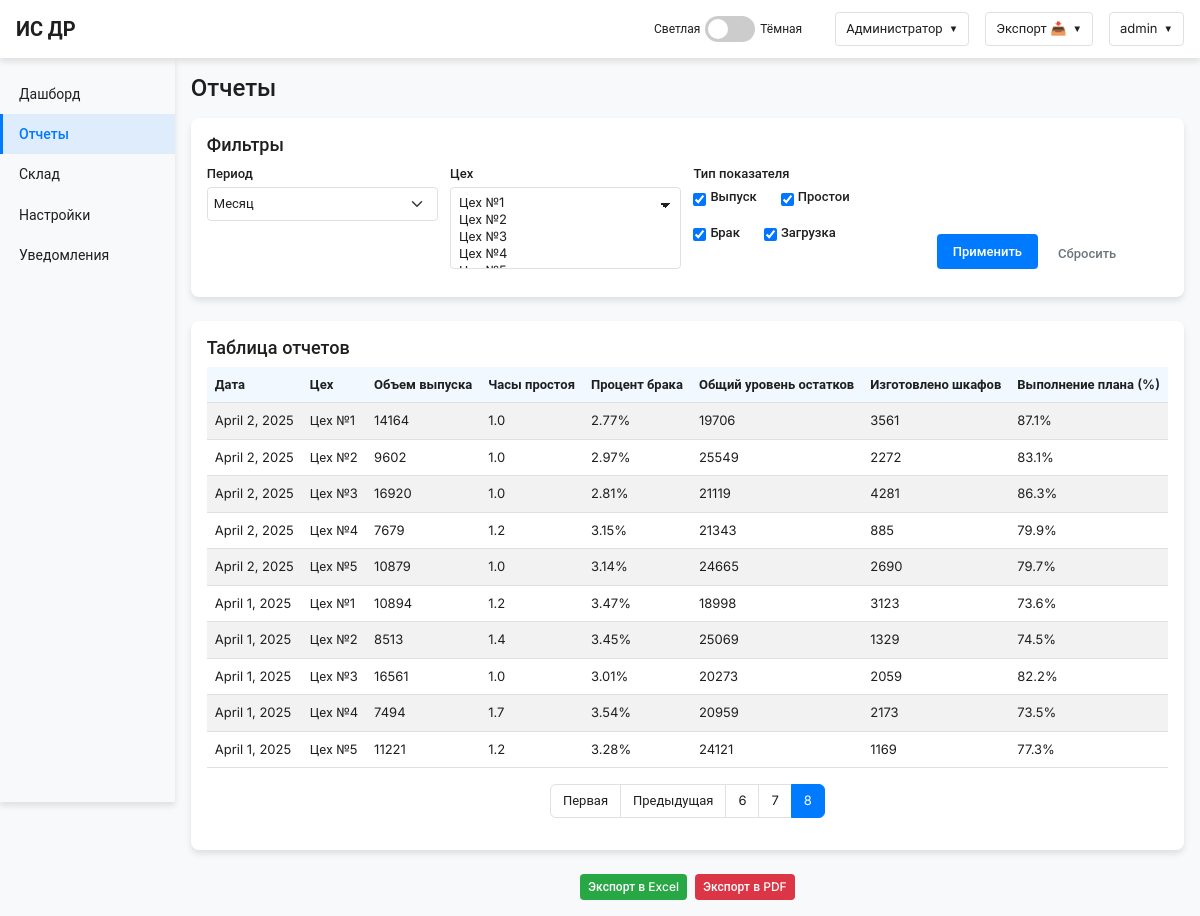
The page /reports/?page=8 (signed in) on the database its author committed.
### backend/dashboard/models.py (models this page shows, shortened)
class KPIRecord(models.Model):
    shop = models.ForeignKey(Shop, on_delete=models.CASCADE, verbose_name="Цех")
    date = models.DateField(verbose_name="Дата")
    output = models.IntegerField(verbose_name="Объем выпуска")
    downtime_hours = models.FloatField(verbose_name="Часы простоя")
    defect_rate = models.FloatField(verbose_name="Процент брака")
    equipment_load = models.FloatField(verbose_name="Загрузка оборудования (%)")
    inventory_level = models.IntegerField(verbose_name="Общий уровень остатков на складе (ед.)", default=0)
    dse_volume = models.IntegerField(verbose_name="Объем ДСЕ", default=0)
    cabinets_produced = models.IntegerField(verbose_name="Изготовлено шкафов", default=0)
    plan_completion = models.FloatField(verbose_name="Выполнение плана (%)", default=0.0)
    quality_index = models.FloatField(verbose_name="Индекс качества (%)", default=0.0)
    productivity_index = models.FloatField(verbose_name="Индекс производительности (%)", default=0.0)
    energy_consumption = models.FloatField(verbose_name="Потребление энергии (кВт·ч)", default=0.0)
    material_utilization = models.FloatField(verbose_name="Использование материалов (%)", default=0.0)
    class Meta:
        verbose_name = "Запись KPI"
        verbose_name_plural = "Записи KPI"

class Shop(models.Model):
    name = models.CharField(max_length=100, verbose_name="Название цеха")
    class Meta:
        verbose_name = "Цех"
        verbose_name_plural = "Цеха"

### backend/dashboard/views.py (the view)
# urls.py: path('reports/', views.reports, name='reports'),
@login_required
def reports(request):
    from django.core.paginator import Paginator
    from datetime import datetime, timedelta
    period = request.GET.get('period', 'month')  # day, week, month, quarter, year
    shop_ids = request.GET.getlist('shop', [])  # список ID цехов
    indicators = request.GET.getlist('indicator', ['output', 'downtime', 'defect', 'load'])  # типы показателей
    page_number = request.GET.get('page', 1)  # номер страницы для пагинации
    shops = Shop.objects.all()
    if shop_ids:
        shops = shops.filter(id__in=shop_ids)
    max_date = KPIRecord.objects.order_by('-date').first().date if KPIRecord.objects.exists() else datetime.now().date()
    if period == 'day':
        start_date = max_date
    elif period == 'week':
        start_date = max_date - timedelta(days=7)
    elif period == 'month':
        start_date = max_date - timedelta(days=30)
    elif period == 'quarter':
        start_date = max_date - timedelta(days=90)
    elif period == 'year':
        start_date = max_date - timedelta(days=365)
    else:
        start_date = max_date - timedelta(days=30)  # по умолчанию месяц
    kpi_records = KPIRecord.objects.filter(
        date__gte=start_date
    ).select_related('shop')
    if shop_ids:
        kpi_records = kpi_records.filter(shop_id__in=shop_ids)
    kpi_records = kpi_records.order_by('-date', 'shop__name')
    paginator = Paginator(kpi_records, 20)  # 20 записей на страницу
    page_obj = paginator.get_page(page_number)
    context = {
        'page_obj': page_obj,
        'shops': shops,
        'selected_period': period,
        'selected_shops': [int(id) for id in shop_ids if id.isdigit()],
        'selected_indicators': indicators,
    }
    return render(request, 'reports.html', context)

### frontend/templates/reports.html (shortened to what this page needs)
{% extends "base.html" %}
{% block content %}
    <h1>Отчеты</h1>
    <div class="filters">
        <h3>Фильтры</h3>
        <form id="filterForm" method="get">
            <div class="filter-row">
                <div class="filter-group">
                    <label for="period">Период</label>
                    <select class="form-select" id="period" name="period">
                        <option value="month" {% if selected_period == 'month' %}selected{% endif %}>Месяц</option>
                    </select>
                </div>
                <div class="filter-group">
                    <label for="shop">Цех</label>
                    <select class="form-select" id="shop" name="shop" multiple>
                        {% for shop in shops %}
                            <option value="{{ shop.id }}" {% if shop.id in selected_shops %}selected{% endif %}>{{ shop.name }}</option>
                        {% endfor %}
                    </select>
                </div>
                <div class="filter-group">
                    <label>Тип показателя</label>
                    <div class="filter-checkboxes">
                        <div class="filter-checkbox">
                            <input type="checkbox" id="output" name="indicator" value="output" {% if 'output' in selected_indicators or selected_indicators|length == 0 %}checked{% endif %}>
                            <label for="output">Выпуск</label>
                        </div>
                        <div class="filter-checkbox">
                            <input type="checkbox" id="downtime" name="indicator" value="downtime" {% if 'downtime' in selected_indicators or selected_indicators|length == 0 %}checked{% endif %}>
                            <label for="downtime">Простои</label>
                        </div>
                        <div class="filter-checkbox">
                            <input type="checkbox" id="defect" name="indicator" value="defect" {% if 'defect' in selected_indicators or selected_indicators|length == 0 %}checked{% endif %}>
                            <label for="defect">Брак</label>
                        </div>
                        <div class="filter-checkbox">
                            <input type="checkbox" id="load" name="indicator" value="load" {% if 'load' in selected_indicators or selected_indicators|length == 0 %}checked{% endif %}>
                            <label for="load">Загрузка</label>
                        </div>
                    </div>
                </div>
                <div class="filter-group d-flex align-items-end">
                    <button type="submit" class="apply-button me-2">
                        Применить
                    </button>
                    <button type="button" class="btn btn-outline-secondary" id="resetFilters">
                        Сбросить
                    </button>
                </div>
            </div>
        </form>
    </div>
    <div class="table-container">
        <h3>Таблица отчетов</h3>
        <div class="table-responsive">
            <table class="table table-striped">
                <thead>
                    <tr>
                        <th>Дата</th>
                        <th>Цех</th>
                        <th>Объем выпуска</th>
                        <th>Часы простоя</th>
                        <th>Процент брака</th>
                        <th>Общий уровень остатков</th>
                        <th>Изготовлено шкафов</th>
                        <th>Выполнение плана (%)</th>
                    </tr>
                </thead>
                <tbody>
                    {% for record in page_obj %}
                    <tr>
                        <td>{{ record.date }}</td>
                        <td>{{ record.shop.name }}</td>
                        <td>{{ record.output|floatformat:0 }}</td>
                        <td>{{ record.downtime_hours|floatformat:1 }}</td>
                        <td>{{ record.defect_rate|floatformat:2 }}%</td>
                        <td>{{ record.inventory_level|floatformat:0 }}</td>
                        <td>{{ record.cabinets_produced|floatformat:0 }}</td>
                        <td>{{ record.plan_completion|floatformat:1 }}%</td>
                    </tr>
                    {% empty %}
                    <tr>
                        <td colspan="8" class="text-center">Нет данных для отображения</td>
                    </tr>
                    {% endfor %}
                </tbody>
            </table>
        </div>
        {% if page_obj.has_other_pages %}
        <nav aria-label="Навигация по страницам">
            <ul class="pagination justify-content-center">
                {% if page_obj.has_previous %}
                    <li class="page-item">
                        <a class="page-link" href="?{% for key, value in request.GET.items %}{% if key != 'page' %}{{ key }}={{ value }}&{% endif %}{% endfor %}page=1">Первая</a>
                    </li>
                    <li class="page-item">
                        <a class="page-link" href="?{% for key, value in request.GET.items %}{% if key != 'page' %}{{ key }}={{ value }}&{% endif %}{% endfor %}page={{ page_obj.previous_page_number }}">Предыдущая</a>
                    </li>
                {% endif %}
                {% for num in page_obj.paginator.page_range %}
                    {% if page_obj.number == num %}
                        <li class="page-item active">
                            <span class="page-link">{{ num }}</span>
                        </li>
                    {% elif num > page_obj.number|add:'-3' and num < page_obj.number|add:'3' %}
                        <li class="page-item">
                            <a class="page-link" href="?{% for key, value in request.GET.items %}{% if key != 'page' %}{{ key }}={{ value }}&{% endif %}{% endfor %}page={{ num }}">{{ num }}</a>
                        </li>
                    {% endif %}
                {% endfor %}
            </ul>
        </nav>
        {% endif %}
    </div>
    <div class="d-flex justify-content-center mt-3">
        <button type="button" class="btn btn-success btn-sm me-2" onclick="showToast('Данные экспортированы в Excel', 'success')">
            Экспорт в Excel
        </button>
        <button type="button" class="btn btn-danger btn-sm" onclick="showToast('Данные экспортированы в PDF', 'success')">
            Экспорт в PDF
        </button>
    </div>
{% endblock %}

### frontend/templates/base.html (shortened to what this page needs)
<!DOCTYPE html>
<html lang="ru" class="{% if request.COOKIES.theme == 'dark' %}dark-theme{% endif %}">
<head>
    <link href="https://cdn.jsdelivr.net/npm/bootstrap@5.3.0-alpha1/dist/css/bootstrap.min.css" rel="stylesheet">
    <link href="/static/css/main.css" rel="stylesheet">
</head>
<body>
    <header class="header">
        <a href="{% url 'dashboard' %}" class="header-logo">ИС ДР</a>
        <div class="d-flex align-items-center">
            <div class="d-flex align-items-center me-3">
                <span class="toggle-label">Светлая</span>
                <label class="theme-toggle">
                    <span class="toggle-slider"></span>
                </label>
                <span class="toggle-label">Тёмная</span>
            </div>
            {% if user.is_authenticated %}
            <div class="dropdown">
                <button class="dropdown-button">
                    {% if user.groups.all.0.name %}
                        {{ user.groups.all.0.name }}
                    {% else %}
                        Роль
                    {% endif %}
                </button>
            </div>
            <div class="dropdown ms-3">
                <button class="dropdown-button">
                    Экспорт 📥
                </button>
            </div>
            <div class="dropdown ms-3">
                <button class="dropdown-button">
                    {{ user.username }}
                </button>
            </div>
            {% endif %}
        </div>
    </header>
    <div class="layout-container">
        {% if user.is_authenticated %}
        <aside class="sidebar">
            <nav>
                <ul class="sidebar-nav">
                    <li>
                        <a href="{% url 'dashboard' %}" class="{% if request.resolver_match.url_name == 'dashboard' %}active{% endif %}">
                            Дашборд
                        </a>
                    </li>
                    <li>
                        <a href="{% url 'reports' %}" class="{% if request.resolver_match.url_name == 'reports' %}active{% endif %}">
                            Отчеты
                        </a>
                    </li>
                    <li>
                        <a href="{% url 'inventory' %}" class="{% if request.resolver_match.url_name == 'inventory' %}active{% endif %}">
                            Склад
                        </a>
                    </li>
                    {% if user.groups.all.0.name == 'Администратор' %}
                    <li>
                        <a href="{% url 'settings' %}" class="{% if request.resolver_match.url_name == 'settings' %}active{% endif %}">
                            Настройки
                        </a>
                    </li>
                    {% endif %}
                    <li>
                        <a href="{% url 'alerts' %}" class="{% if request.resolver_match.url_name == 'alerts' %}active{% endif %}">
                            Уведомления
                        </a>
                    </li>
                </ul>
            </nav>
        </aside>
        {% endif %}
        <main class="main-content">
            {% block content %}
            {% endblock %}
        </main>
    </div>
</body>
</html>

### rows shown on the page
KPIRecord: date "April 2, 2025", shop.name "Цех №1", output "14164", downtime_hours "1.0", defect_rate "2.77", inventory_level "19706", cabinets_produced "3561", plan_completion "87.1"
KPIRecord: date "April 2, 2025", shop.name "Цех №2", output "9602", downtime_hours "1.0", defect_rate "2.97", inventory_level "25549", cabinets_produced "2272", plan_completion "83.1"
KPIRecord: date "April 2, 2025", shop.name "Цех №3", output "16920", downtime_hours "1.0", defect_rate "2.81", inventory_level "21119", cabinets_produced "4281", plan_completion "86.3"
KPIRecord: date "April 2, 2025", shop.name "Цех №4", output "7679", downtime_hours "1.2", defect_rate "3.15", inventory_level "21343", cabinets_produced "885", plan_completion "79.9"
KPIRecord: date "April 2, 2025", shop.name "Цех №5", output "10879", downtime_hours "1.0", defect_rate "3.14", inventory_level "24665", cabinets_produced "2690", plan_completion "79.7"
KPIRecord: date "April 1, 2025", shop.name "Цех №1", output "10894", downtime_hours "1.2", defect_rate "3.47", inventory_level "18998", cabinets_produced "3123", plan_completion "73.6"
KPIRecord: date "April 1, 2025", shop.name "Цех №2", output "8513", downtime_hours "1.4", defect_rate "3.45", inventory_level "25069", cabinets_produced "1329", plan_completion "74.5"
KPIRecord: date "April 1, 2025", shop.name "Цех №3", output "16561", downtime_hours "1.0", defect_rate "3.01", inventory_level "20273", cabinets_produced "2059", plan_completion "82.2"
KPIRecord: date "April 1, 2025", shop.name "Цех №4", output "7494", downtime_hours "1.7", defect_rate "3.54", inventory_level "20959", cabinets_produced "2173", plan_completion "73.5"
KPIRecord: date "April 1, 2025", shop.name "Цех №5", output "11221", downtime_hours "1.2", defect_rate "3.28", inventory_level "24121", cabinets_produced "1169", plan_completion "77.3"

### other values the page prints
{{ user.groups.all.0.name }} "Администратор"
{{ user.username }} "admin"
{{ num }} "6" "7"
{{ num }} "8"
